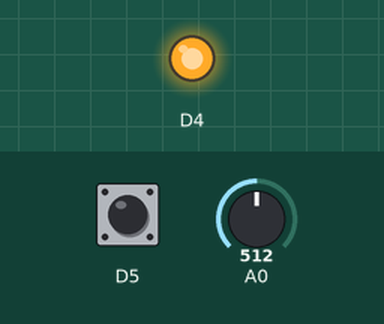
Simulated run of this program. Board: ESP8266 (Wemos D1 mini). Parts: output pins drawn as LEDs (lit = HIGH). The test bench sets the inputs (shaded band); at power-on: D5 HIGH, A0 = 512.

Above: at 1.2 s.
1.3 s: D5 pulled LOW for 0.15 s
At 2.6 s:
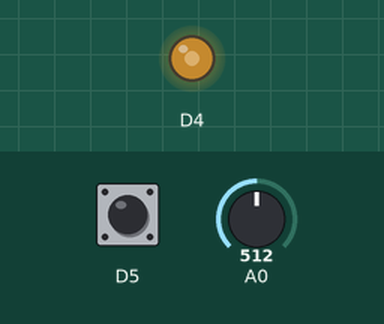
2.9 s: A0 set to 716
At 3.2 s:
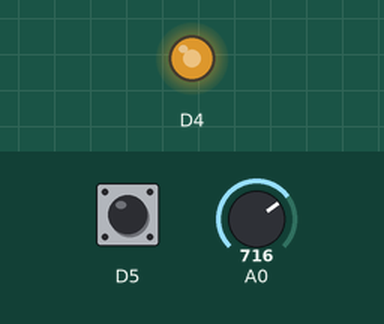
4.4 s: A0 set to 900
At 5.6 s:
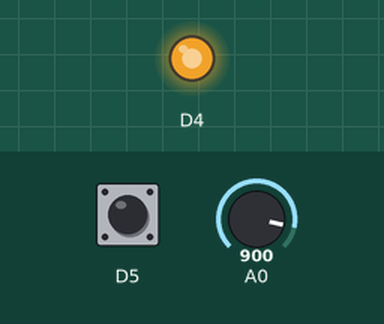
5.9 s: A0 set to 0
At 6.7 s:
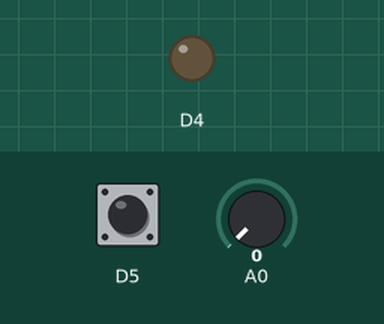
7.4 s: A0 set to 511
At 7.8 s:
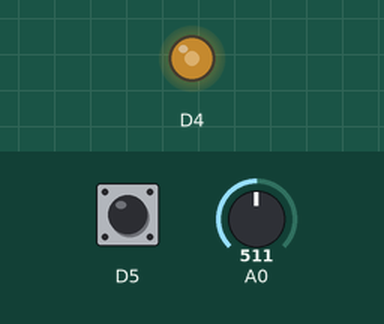
8.9 s: D5 pulled LOW for 1 s
At 11.0 s:
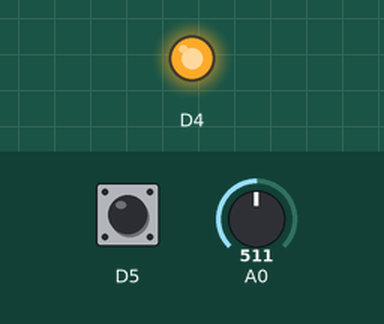
Timing chart, 0 to 12.4 s (numbered marks = the images above; inputs shaded):
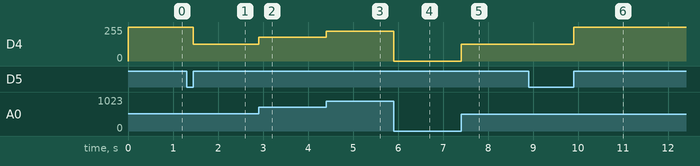

The program:

main.cpp
```cpp
#include <Arduino.h>

// I, Douglas Ward, 000333587, certify that all code submitted is my own work;
// that I have not copied it from any other source. I also certify that I have not allowed my work to be copied by others.

boolean bState;
boolean bLastState;

void setup() {
  // Set Serial Output Speed
  Serial.begin(115200);

  // set boolean default state
  bState = true;
  bLastState = false;

  // configure pin D4 as a digital output
  pinMode(D4, OUTPUT);

  // configure pin D5 as digital input
  pinMode(D5, INPUT_PULLUP);

  // set default PWM range
  analogWriteRange(1023);
}

void loop() {
  int iResistor;
  int iButton;

  // read digital value from button
  iButton = digitalRead(D5);

  if(iButton == HIGH) {
    if(bLastState == false) { // check last state so it doesnt repeat
      bLastState = true; //set last state to prevent repeat
      bState = !bState; // toggle boolean
    }
  } else {
    bLastState = false; // unsets last state because button is not pressed
  }

  // read digitized value from the D1 Mini's A/D convertor
  iResistor = analogRead(A0);

  if(bState == false) {
    digitalWrite(D4, HIGH); //  turn off led
  } else {
    analogWrite(D4, iResistor); // set led to resistor val
  }

  delay(1);
}
```

Measured:
- after the input at 1.3 s, D4: 255/255 → 127/255 after 0.15 s
- after the input at 2.9 s, D4: 127/255 → 178/255 at once
- after the input at 4.4 s, D4: 178/255 → 224/255 at once
- after the input at 5.9 s, D4: 224/255 → 0/255 at once
- after the input at 7.4 s, D4: 0/255 → 127/255 at once
- after the input at 8.9 s, D4: 127/255 → 255/255 after 1.0 s
